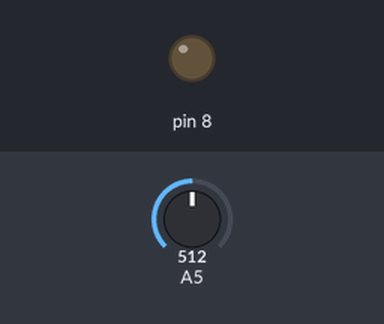
A sketch run on a simulated Arduino Uno, built with avr-gcc and run on an emulated ATmega328P. On the bench: output pins drawn as LEDs (lit = HIGH). Inputs (shaded band) come from the test bench; at power-on: A5 = 512.

Above: at 1.2 s.
1.3 s: A5 set to 162
2.8 s: A5 set to 139
At 3.9 s:
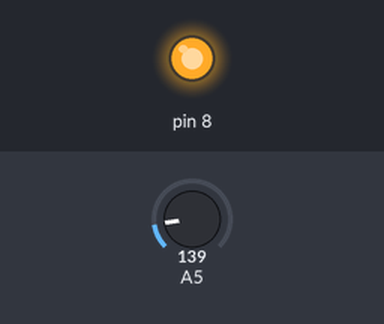
4.3 s: A5 set to 160
At 5.2 s:
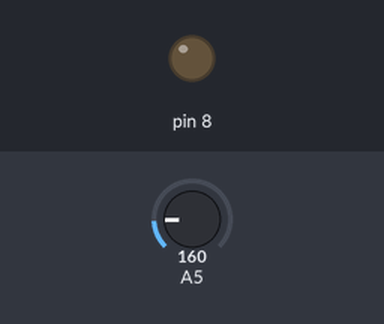
5.8 s: A5 set to 140
At 6.5 s:
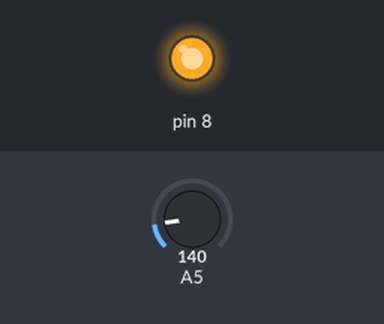
Timing chart, 0 to 8.3 s (numbered marks = the images above; inputs shaded):
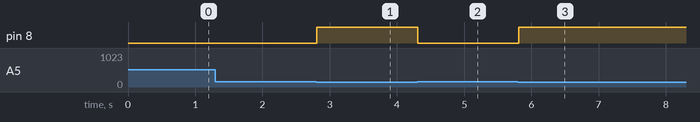

The sketch:

Arduino_Podstawy_Analog_4_Fotorezystor.ino
```cpp
int odczyt = 0;

void setup() {
  pinMode(8, OUTPUT);
}

void loop() {
  odczyt = analogRead(A5);

  if (odczyt < 150){
    digitalWrite(8, HIGH);
  } else {
    digitalWrite(8, LOW);
  }

  delay(50);
}
```

Measured:
- the behaviour switches between 150 and 149 on A5 (found by bisection; images 0 and 1)
- after the input at 1.3 s, every drawn part: stays the same
- after the input at 2.8 s, pin 8: LOW → HIGH at once
- after the input at 4.3 s, pin 8: HIGH → LOW at once
- after the input at 5.8 s, pin 8: LOW → HIGH at once
